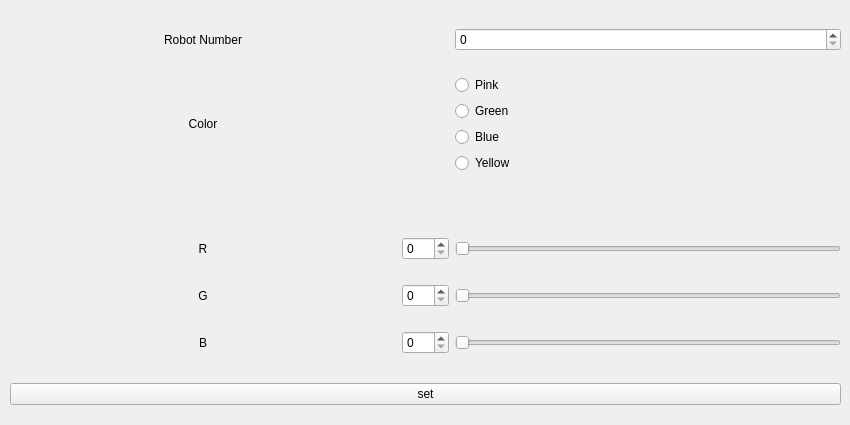
<?xml version="1.0" encoding="UTF-8"?>
<ui version="4.0">
 <class>MainWindow</class>
 <widget class="QMainWindow" name="MainWindow">
  <property name="geometry">
   <rect>
    <x>0</x>
    <y>0</y>
    <width>850</width>
    <height>425</height>
   </rect>
  </property>
  <property name="windowTitle">
   <string>color setting manager</string>
  </property>
  <widget class="QWidget" name="centralwidget">
   <widget class="QWidget" name="verticalLayoutWidget">
    <property name="geometry">
     <rect>
      <x>10</x>
      <y>10</y>
      <width>831</width>
      <height>395</height>
     </rect>
    </property>
    <layout class="QVBoxLayout" name="verticalLayout_2">
     <item>
      <layout class="QGridLayout" name="gridLayout">
       <item row="0" column="0">
        <widget class="QLabel" name="robot_number_label">
         <property name="text">
          <string>Robot Number</string>
         </property>
         <property name="alignment">
          <set>Qt::AlignCenter</set>
         </property>
        </widget>
       </item>
       <item row="2" column="0">
        <spacer name="horizontalSpacer">
         <property name="orientation">
          <enum>Qt::Horizontal</enum>
         </property>
         <property name="sizeHint" stdset="0">
          <size>
           <width>10</width>
           <height>40</height>
          </size>
         </property>
        </spacer>
       </item>
       <item row="5" column="2">
        <widget class="QSlider" name="b_slider">
         <property name="maximum">
          <number>255</number>
         </property>
         <property name="orientation">
          <enum>Qt::Horizontal</enum>
         </property>
         <property name="invertedAppearance">
          <bool>false</bool>
         </property>
         <property name="invertedControls">
          <bool>false</bool>
         </property>
        </widget>
       </item>
       <item row="4" column="1">
        <widget class="QSpinBox" name="g_spinBox">
         <property name="maximum">
          <number>255</number>
         </property>
         <property name="value">
          <number>0</number>
         </property>
        </widget>
       </item>
       <item row="3" column="2">
        <widget class="QSlider" name="r_slider">
         <property name="cursor">
          <cursorShape>ArrowCursor</cursorShape>
         </property>
         <property name="maximum">
          <number>255</number>
         </property>
         <property name="orientation">
          <enum>Qt::Horizontal</enum>
         </property>
        </widget>
       </item>
       <item row="3" column="1">
        <widget class="QSpinBox" name="r_spinBox">
         <property name="maximum">
          <number>255</number>
         </property>
         <property name="value">
          <number>0</number>
         </property>
        </widget>
       </item>
       <item row="5" column="0">
        <widget class="QLabel" name="b_label">
         <property name="text">
          <string>B</string>
         </property>
         <property name="alignment">
          <set>Qt::AlignCenter</set>
         </property>
        </widget>
       </item>
       <item row="0" column="2">
        <widget class="QSpinBox" name="robot_number_spinBox"/>
       </item>
       <item row="1" column="2">
        <layout class="QVBoxLayout" name="verticalLayout_3">
         <item>
          <widget class="QRadioButton" name="pink_radio">
           <property name="text">
            <string>Pink</string>
           </property>
          </widget>
         </item>
         <item>
          <widget class="QRadioButton" name="green_radio">
           <property name="text">
            <string>Green</string>
           </property>
          </widget>
         </item>
         <item>
          <widget class="QRadioButton" name="blue_radio">
           <property name="text">
            <string>Blue</string>
           </property>
          </widget>
         </item>
         <item>
          <widget class="QRadioButton" name="yellow_radio">
           <property name="text">
            <string>Yellow</string>
           </property>
          </widget>
         </item>
        </layout>
       </item>
       <item row="4" column="0">
        <widget class="QLabel" name="g_label">
         <property name="text">
          <string>G</string>
         </property>
         <property name="alignment">
          <set>Qt::AlignCenter</set>
         </property>
        </widget>
       </item>
       <item row="3" column="0">
        <widget class="QLabel" name="r_label">
         <property name="mouseTracking">
          <bool>false</bool>
         </property>
         <property name="text">
          <string>R</string>
         </property>
         <property name="alignment">
          <set>Qt::AlignCenter</set>
         </property>
        </widget>
       </item>
       <item row="4" column="2">
        <widget class="QSlider" name="g_slider">
         <property name="maximum">
          <number>255</number>
         </property>
         <property name="orientation">
          <enum>Qt::Horizontal</enum>
         </property>
        </widget>
       </item>
       <item row="5" column="1">
        <widget class="QSpinBox" name="b_spinBox">
         <property name="maximum">
          <number>255</number>
         </property>
         <property name="value">
          <number>0</number>
         </property>
        </widget>
       </item>
       <item row="1" column="0">
        <widget class="QLabel" name="color_label">
         <property name="text">
          <string>Color</string>
         </property>
         <property name="alignment">
          <set>Qt::AlignCenter</set>
         </property>
        </widget>
       </item>
      </layout>
     </item>
     <item>
      <widget class="QPushButton" name="set_button">
       <property name="text">
        <string>set</string>
       </property>
       <property name="autoDefault">
        <bool>false</bool>
       </property>
       <property name="default">
        <bool>false</bool>
       </property>
       <property name="flat">
        <bool>false</bool>
       </property>
      </widget>
     </item>
    </layout>
   </widget>
  </widget>
 </widget>
 <tabstops>
  <tabstop>r_spinBox</tabstop>
  <tabstop>g_spinBox</tabstop>
  <tabstop>b_spinBox</tabstop>
  <tabstop>r_slider</tabstop>
  <tabstop>g_slider</tabstop>
  <tabstop>b_slider</tabstop>
 </tabstops>
 <resources/>
 <connections/>
</ui>
